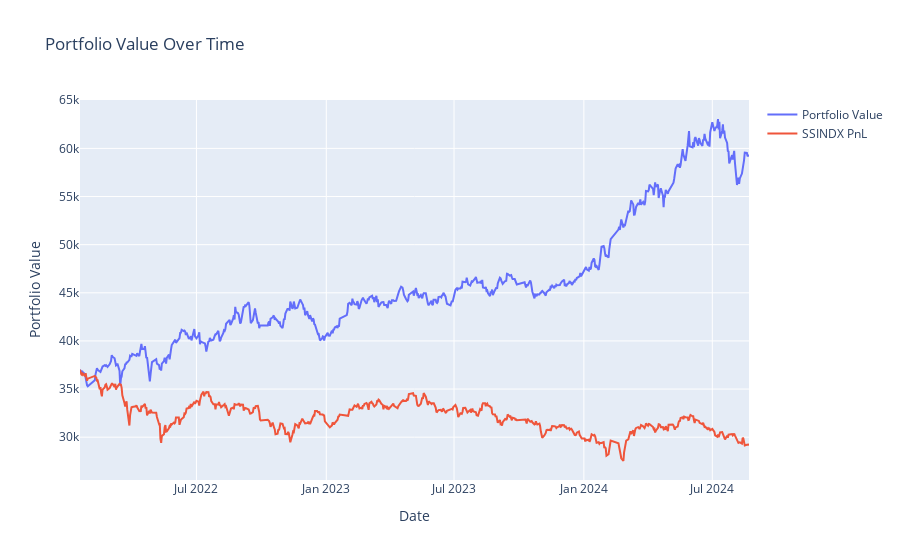

Notebook cell for this chart:
### Markdown cell above
### PnL Visualization

### Code cell
# Interactive Plot for Portfolio Value
fig = go.Figure()
fig.add_trace(go.Scatter(x=dates, y=portfolio_values, mode='lines', name='Portfolio Value'))
fig.add_trace(go.Scatter(x=dates, y=benchmark, mode='lines',name='SSINDX PnL'))
fig.update_layout(title='Portfolio Value Over Time', xaxis_title='Date', yaxis_title='Portfolio Value', hovermode='x unified')
fig.show()

### Figure 1 — Plotly figure (JSON) as saved in the notebook; plotly's stock layout.template omitted (floating-point values rounded to 4 significant figures; data arrays with more than 128 entries replaced by an {"elided": "..."} marker saying what was removed)
{"data": [{"mode": "lines", "name": "Portfolio Value", "type": "scatter", "x": {"elided": "631 str values"}, "y": {"elided": "631 float values"}}, {"mode": "lines", "name": "SSINDX PnL", "type": "scatter", "x": {"elided": "631 str values"}, "y": {"elided": "640 float values"}}], "layout": {"hovermode": "x unified", "title": {"text": "Portfolio Value Over Time"}, "xaxis": {"title": {"text": "Date"}}, "yaxis": {"title": {"text": "Portfolio Value"}}}}
